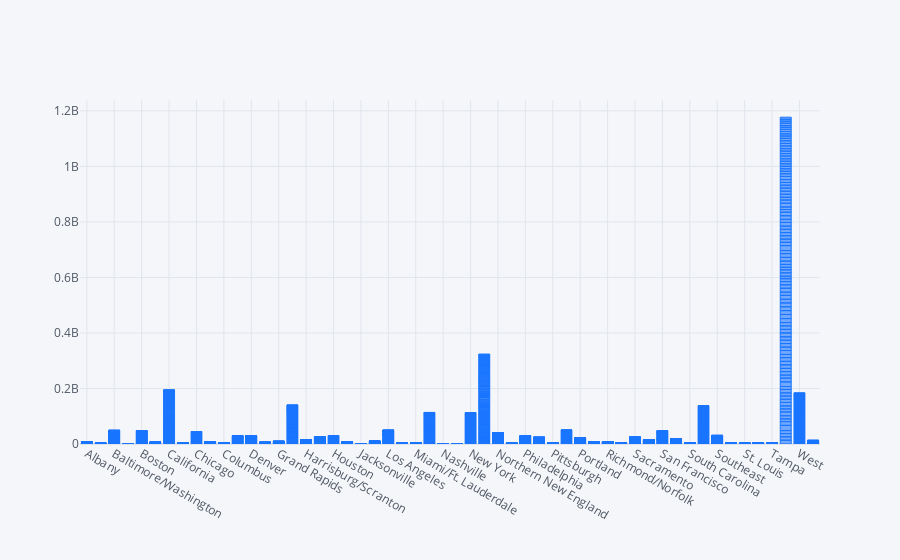

Here is the notebook cell this chart was saved with:
### Code cell
#Now let's make an interactive barplot showing how many Large Avocados were sold in the year
#

avo4.iplot(kind='bar', x='Location', y='4225L', color='#1a75ff')

### Figure 1 — Plotly figure (JSON) as saved in the notebook; plotly's stock layout.template omitted (floating-point values rounded to 4 significant figures; data arrays with more than 128 entries replaced by an {"elided": "..."} marker saying what was removed)
{"data": [{"marker": {"color": "rgba(26, 117, 255, 0.6)", "line": {"color": "rgba(26, 117, 255, 1.0)", "width": 1}}, "name": "4225L", "orientation": "v", "text": "", "type": "bar", "x": {"elided": "5616 str values"}, "y": {"elided": "5616 float values"}}], "layout": {"legend": {"bgcolor": "#F5F6F9", "font": {"color": "#4D5663"}}, "paper_bgcolor": "#F5F6F9", "plot_bgcolor": "#F5F6F9", "title": {"font": {"color": "#4D5663"}}, "xaxis": {"gridcolor": "#E1E5ED", "showgrid": true, "tickfont": {"color": "#4D5663"}, "title": {"font": {"color": "#4D5663"}, "text": ""}, "zerolinecolor": "#E1E5ED"}, "yaxis": {"gridcolor": "#E1E5ED", "showgrid": true, "tickfont": {"color": "#4D5663"}, "title": {"font": {"color": "#4D5663"}, "text": ""}, "zerolinecolor": "#E1E5ED"}}}
